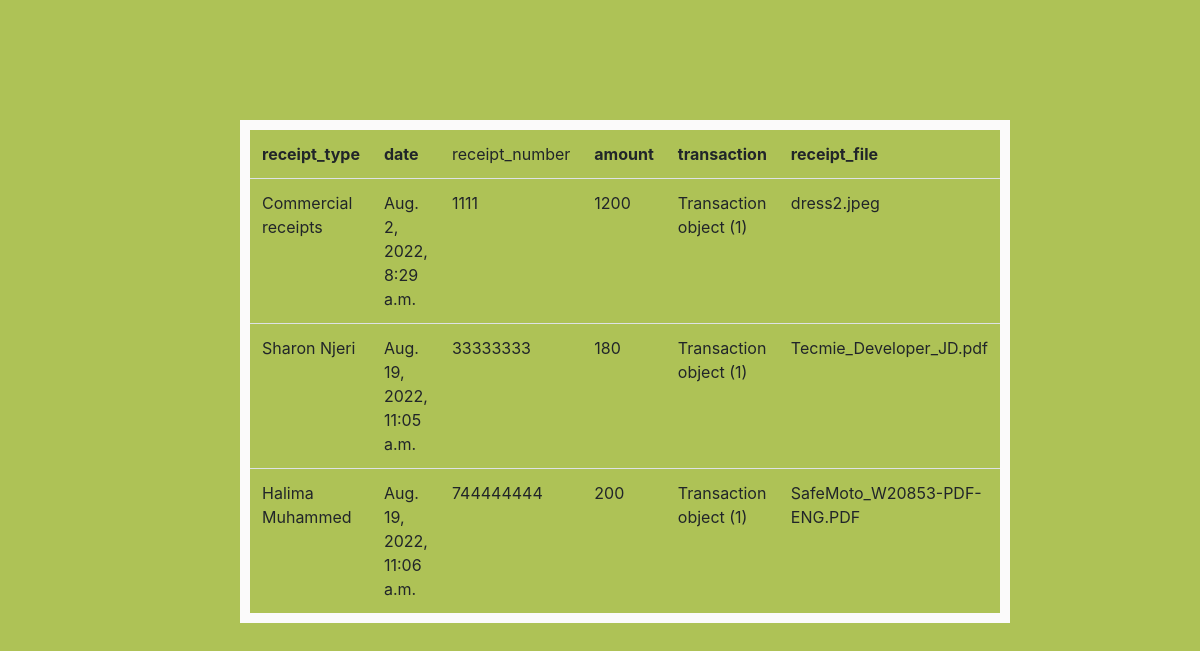
The page /wallet/receipt/ on the database its author committed.
### wallet/models.py (models this page shows)
class Receipt(models.Model):
    receipt_type= models.CharField(max_length = 23)
    date= models.DateTimeField()
    receipt_number= models.IntegerField()
    amount= models.IntegerField()
    transaction = models.ForeignKey("Transaction",on_delete=models.CASCADE,related_name='Thirdparty_transaction')
    receipt_file = models.FileField()

class Transaction(models.Model):
    message = models.CharField(max_length=600)
    wallet = models.ForeignKey("Wallet",on_delete=models.CASCADE,related_name='Transaction_wallet')
    transaction_description = models.CharField(max_length=270)
    transaction_amount = models.BigIntegerField()
    transaction_type = models.CharField(max_length=30)
    origin_account = models.ForeignKey("Wallet", on_delete=models.CASCADE,related_name='Transaction_origin')
    destination_account = models.ForeignKey("Wallet", on_delete=models.CASCADE,related_name='Transaction_destination')

### wallet/views.py (the view)
def list_receipt(request):
    receipts= Receipt.objects.all()
    return render (request,"wallet/list_receipt.html",{"receipts":receipts})

### wallet/templates/wallet/list_receipt.html (shortened to what this page needs)
<!DOCTYPE html>
<html lang="en">
<head>
    <link rel="stylesheet" href="https://cdn.jsdelivr.net/npm/bootstrap@4.3.1/dist/css/bootstrap.min.css">
</head>
<body style="background-color:rgb(174, 194, 86)">
    <table class="table" style="height: 10rem;margin: 40px; width: 60%; position: fixed; margin-left: 20%; margin-top: 10%; border: 10px solid rgb(251, 250, 250); " >
            <th scope="col">receipt_type</th>
            <th scope="col">date</th>
            <td scope="col">receipt_number</th>
            <th scope="col">amount</th>
            <th scope="col">transaction</th>
            <th scope="col">receipt_file</th>
            {% for receipt in receipts%}
            <tr>
                <td>{{receipt.receipt_type}}</td>
                <td>{{receipt.date}}</td>
                <td>{{receipt.receipt_number}}</td>
                <td>{{receipt.amount}}</td>
                <td>{{receipt.transaction}}</td>
                <td>{{receipt.receipt_file}}</td>
            </tr>
            {%endfor%}
    </table>
</body>
</html>

### rows shown on the page
Receipt: receipt_type "Commercial receipts", date "Aug. 2, 2022, 8:29 a.m.", receipt_number "1111", amount "1200", transaction "Transaction object (1)", receipt_file "dress2.jpeg"
Receipt: receipt_type "Sharon Njeri", date "Aug. 19, 2022, 11:05 a.m.", receipt_number "33333333", amount "180", transaction "Transaction object (1)", receipt_file "Tecmie_Developer_JD.pdf"
Receipt: receipt_type "Halima Muhammed", date "Aug. 19, 2022, 11:06 a.m.", receipt_number "744444444", amount "200", transaction "Transaction object (1)", receipt_file "SafeMoto_W20853-PDF-ENG.PDF"
